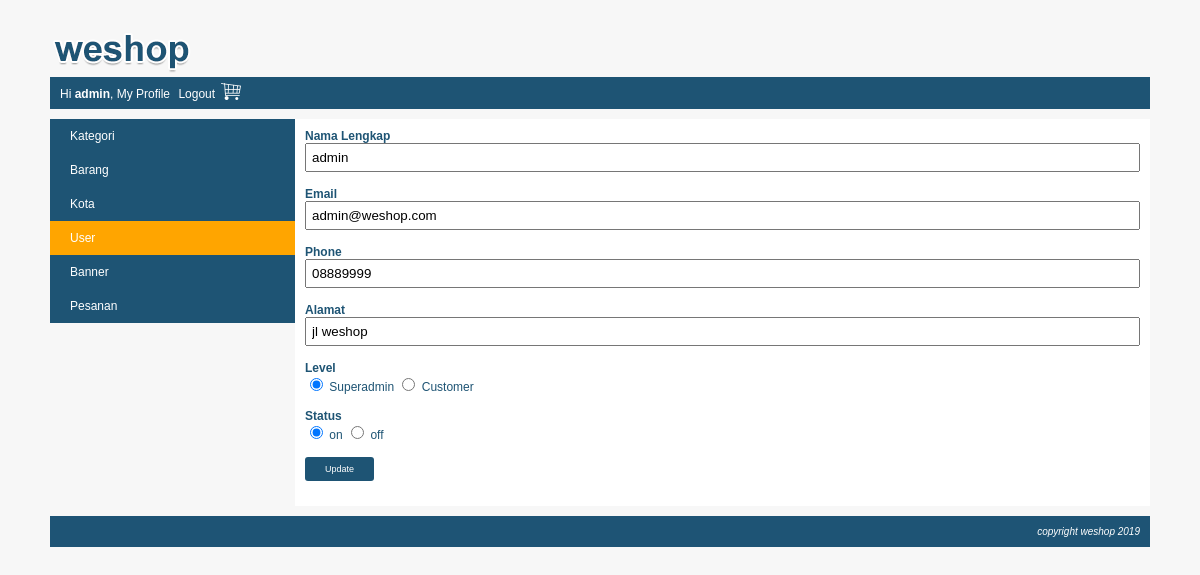
The page /index.php?page=my_profile&module=user&action=form&user_id=2 (signed in) on the database its author committed.
### tables this page shows
CREATE TABLE `user` (
  `user_id` int(10) NOT NULL,
  `level` varchar(30) NOT NULL,
  `nama` varchar(150) NOT NULL,
  `email` varchar(160) NOT NULL,
  `alamat` varchar(400) NOT NULL,
  `phone` varchar(15) NOT NULL,
  `password` varchar(300) NOT NULL,
  `status` enum('on','off') NOT NULL
);

### module/user/form.php (the view)
<?php
    $user_id = isset($_GET['user_id']) ? $_GET['user_id'] : "";
	$button = "Update";
	$queryUser = mysqli_query($koneksi, "SELECT * FROM user WHERE user_id='$user_id'");
	$row=mysqli_fetch_array($queryUser);
	$nama = $row["nama"];
	$email = $row["email"];
	$phone = $row["phone"];
	$alamat = $row["alamat"];
	$status = $row["status"];
	$level = $row["level"];
?>
<form action="<?php echo BASE_URL."module/user/action.php?user_id=$user_id"?>" method="POST">
	<div class="element-form">
		<label>Nama Lengkap</label>
		<span><input type="text" name="nama" value="<?php echo $nama; ?>" /></span>
	</div>
	<div class="element-form">
		<label>Email</label>
		<span><input type="text" name="email" value="<?php echo $email; ?>" /></span>
	</div>
	<div class="element-form">
		<label>Phone</label>
		<span><input type="text" name="phone" value="<?php echo $phone; ?>" /></span>
	</div>
	<div class="element-form">
		<label>Alamat</label>
		<span><input type="text" name="alamat" value="<?php echo $alamat; ?>" /></span>
	</div>
	<div class="element-form">
		<label>Level</label>
		<span>
			<input type="radio" value="superadmin" name="level" <?php if($level == "superadmin"){ echo "checked"; } ?> /> Superadmin
			<input type="radio" value="customer" name="level" <?php if($level == "customer"){ echo "checked"; } ?> /> Customer
		</span>
	</div>
	<div class="element-form">
		<label>Status</label>
		<span>
			<input type="radio" value="on" name="status" <?php if($status == "on"){ echo "checked"; } ?> /> on
			<input type="radio" value="off" name="status" <?php if($status == "off"){ echo "checked"; } ?> /> off
		</span>
	</div>
	<div class="element-form">
		<span><input type="submit" name="button" value="<?php echo $button; ?>" class="submit-my-profile" /></span>
	</div>
</form>

### css/style.css (style rules this page uses)
body { font-family:arial; font-size:12px; color:#1e5474; background:#F7F7F7; margin:0px; }
.element-form { margin-bottom: 15px; }
.element-form label { display: block; font-weight: bold; }
.element-form span { display: block; }
.element-form span input[type="text"], .element-form span input[type="password"], .element-form span textarea, .element-form span select { width: 100%; padding: 5px; box-sizing: border-box; }
.element-form span input[type="submit"] { background: #1e5474; border: none; color: white; padding: 7px 20px; border-radius: 3px; font-size: 9px; cursor: pointer; }

### rows shown on the page
user: nama "admin", email "admin@weshop.com", phone "08889999", alamat "jl weshop", level "☑", status "☑"

### other values the page prints
$nama "admin"
